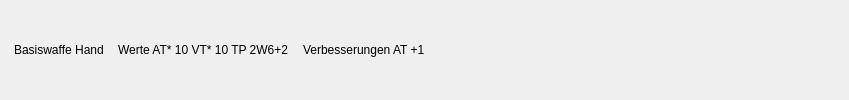
      <widget class="QWidget" name="labelContainerW3" native="true">
       <layout class="QHBoxLayout" name="horizontalLayout_6">
        <property name="spacing">
         <number>0</number>
        </property>
        <property name="leftMargin">
         <number>0</number>
        </property>
        <property name="topMargin">
         <number>0</number>
        </property>
        <property name="rightMargin">
         <number>0</number>
        </property>
        <property name="bottomMargin">
         <number>0</number>
        </property>
        <item>
         <widget class="QLabel" name="labelW3Basis">
          <property name="minimumSize">
           <size>
            <width>0</width>
            <height>30</height>
           </size>
          </property>
          <property name="text">
           <string>Basiswaffe Hand</string>
          </property>
          <property name="margin">
           <number>0</number>
          </property>
          <property name="indent">
           <number>14</number>
          </property>
         </widget>
        </item>
        <item>
         <widget class="QLabel" name="labelW3Werte">
          <property name="minimumSize">
           <size>
            <width>0</width>
            <height>30</height>
           </size>
          </property>
          <property name="text">
           <string>Werte AT* 10 VT* 10 TP 2W6+2</string>
          </property>
          <property name="indent">
           <number>14</number>
          </property>
         </widget>
        </item>
        <item>
         <widget class="QLabel" name="labelW3Mods">
          <property name="minimumSize">
           <size>
            <width>0</width>
            <height>30</height>
           </size>
          </property>
          <property name="text">
           <string>Verbesserungen AT +1</string>
          </property>
          <property name="indent">
           <number>14</number>
          </property>
         </widget>
        </item>
        <item>
         <spacer name="horizontalSpacer_4">
          <property name="orientation">
           <enum>Qt::Horizontal</enum>
          </property>
          <property name="sizeHint" stdset="0">
           <size>
            <width>424</width>
            <height>20</height>
           </size>
          </property>
         </spacer>
        </item>
       </layout>
      </widget>
